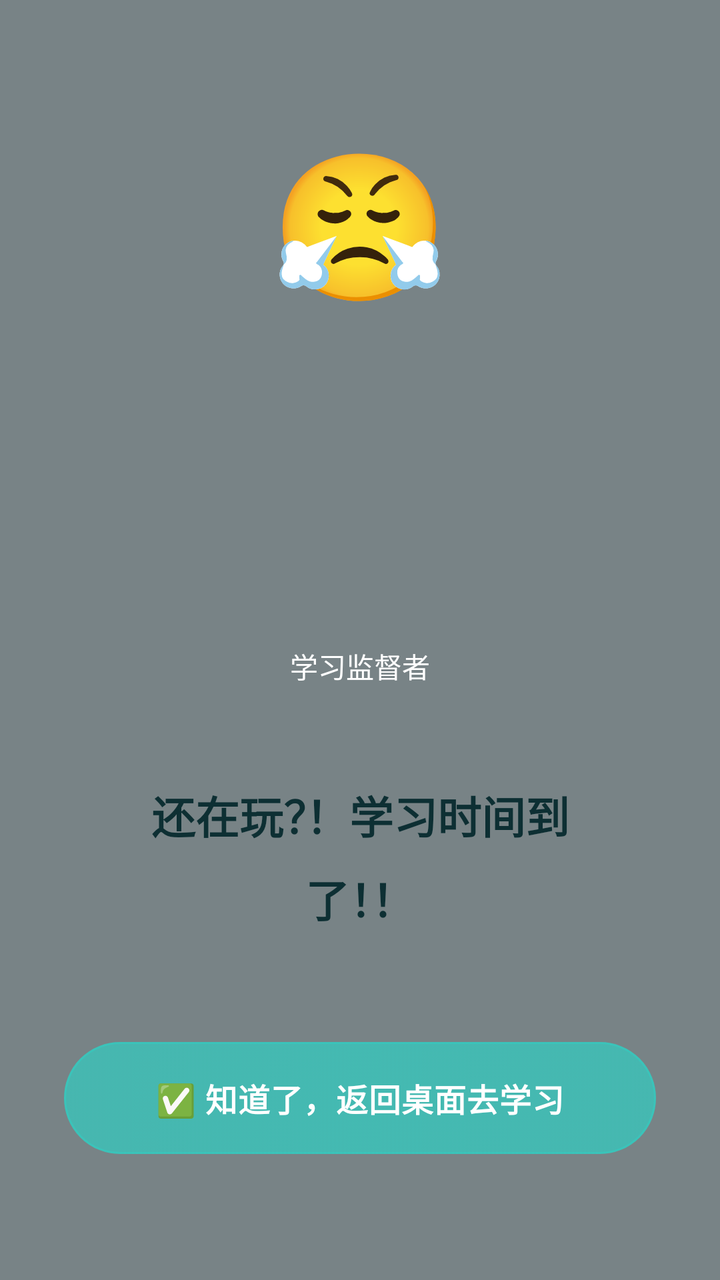
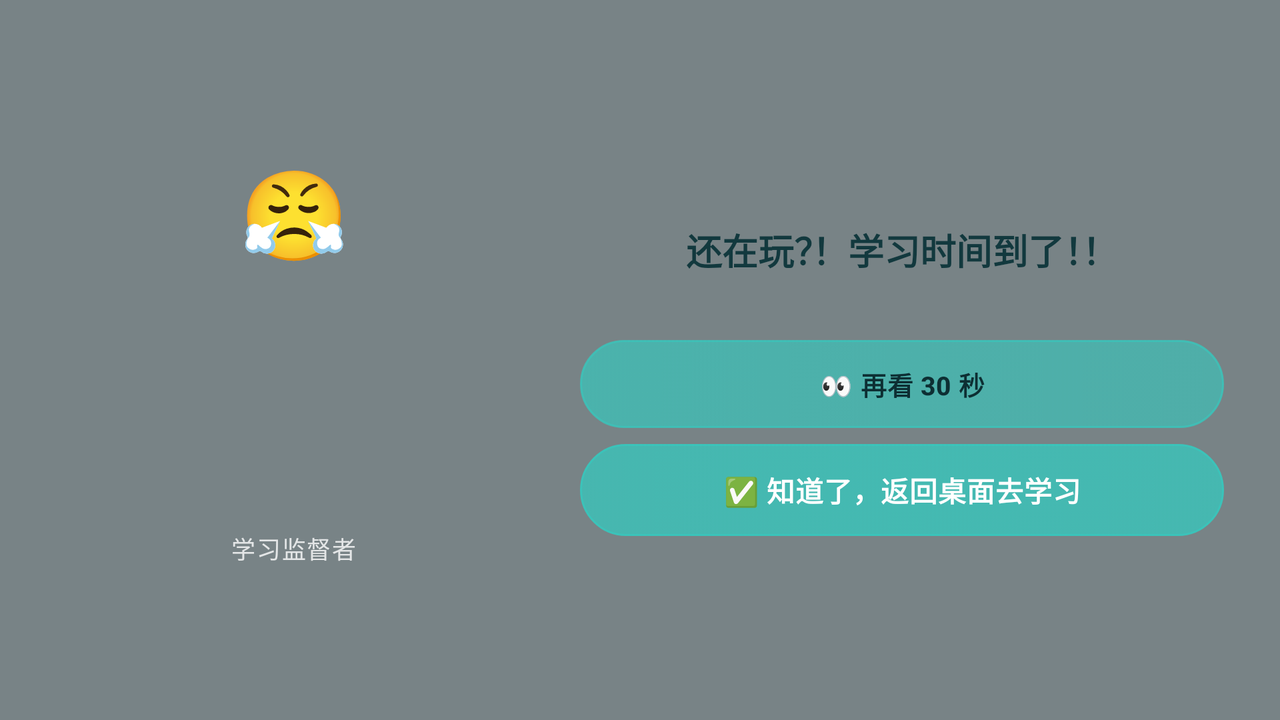

One screen, two layout resources from the same app: the default and the repository's alternative for another configuration. Each is rendered where Android would select it; the XML of both is given below.
<!-- AndroidManifest.xml: application theme Theme.StudyReminder -->
<!-- res/layout/overlay_fullscreen_alert.xml -->
<?xml version="1.0" encoding="utf-8"?>
<FrameLayout xmlns:android="http://schemas.android.com/apk/res/android"
    android:layout_width="match_parent"
    android:layout_height="match_parent"
    android:background="#8A0F2026">

    <LinearLayout
        android:layout_width="match_parent"
        android:layout_height="match_parent"
        android:gravity="center"
        android:orientation="vertical"
        android:padding="32dp">

        <TextView
            android:id="@+id/tv_overlay_emoji"
            android:layout_width="wrap_content"
            android:layout_height="wrap_content"
            android:layout_marginBottom="16dp"
            android:text="😤"
            android:textSize="72sp" />

        <ImageView
            android:id="@+id/iv_overlay_character"
            android:layout_width="140dp"
            android:layout_height="140dp"
            android:layout_marginBottom="8dp"
            android:scaleType="fitCenter"
            android:src="@drawable/ic_character_default" />

        <TextView
            android:id="@+id/tv_overlay_character_name"
            android:layout_width="wrap_content"
            android:layout_height="wrap_content"
            android:layout_marginBottom="24dp"
            android:text="学习监督者"
            android:textColor="@color/white"
            android:textSize="14sp" />

        <androidx.cardview.widget.CardView
            xmlns:app="http://schemas.android.com/apk/res-auto"
            android:layout_width="match_parent"
            android:layout_height="wrap_content"
            android:layout_marginBottom="32dp"
            app:cardBackgroundColor="@android:color/transparent"
            app:cardCornerRadius="26dp"
            app:cardElevation="0dp"
            android:background="@drawable/bg_overlay_glass">

            <TextView
                android:id="@+id/tv_overlay_message"
                android:layout_width="match_parent"
                android:layout_height="wrap_content"
                android:gravity="center"
                android:lineSpacingMultiplier="1.3"
                android:padding="24dp"
                android:text="还在玩？！学习时间到了！！"
                android:textColor="@color/text_primary"
                android:textSize="22sp"
                android:textStyle="bold" />
        </androidx.cardview.widget.CardView>

        <Button
            android:id="@+id/btn_overlay_confirm"
            style="@style/Widget.StudyReminder.Button.Primary"
            android:layout_width="match_parent"
            android:layout_height="56dp"
            android:text="✅ 知道了，返回桌面去学习"
            android:textSize="16sp"
            android:textStyle="bold" />
    </LinearLayout>
</FrameLayout>
<!-- resources referenced by this layout -->
<resources>
  <color name="text_primary">#0D2F33</color>
  <color name="white">#FFFFFF</color>
  <!-- drawable bg_overlay_glass (drawable) -->
  <?xml version="1.0" encoding="utf-8"?>
  <shape xmlns:android="http://schemas.android.com/apk/res/android">
      <corners android:radius="26dp" />
      <gradient
          android:angle="270"
          android:startColor="#D9FFFFFF"
          android:endColor="#A3D9FDFC" />
      <stroke
          android:width="1dp"
          android:color="#A8FFFFFF" />
  </shape>
  <style name="Widget.StudyReminder.Button.Primary" parent="Widget.Material3.Button">
          <item name="android:background">@drawable/bg_primary_button</item>
          <item name="android:textColor">@color/white</item>
          <item name="android:minHeight">50dp</item>
          <item name="android:paddingLeft">18dp</item>
          <item name="android:paddingRight">18dp</item>
          <item name="android:textStyle">bold</item>
          <item name="android:textSize">14sp</item>
          <item name="android:letterSpacing">0.02</item>
          <item name="android:elevation">0dp</item>
          <item name="android:stateListAnimator">@null</item>
      </style>
  <style name="Theme.StudyReminder" parent="Theme.Material3.Dark.NoActionBar">
          <item name="colorPrimary">@color/accent</item>
          <item name="colorPrimaryVariant">@color/accent_dark</item>
          <item name="colorOnPrimary">@color/white</item>
          <item name="colorSecondary">@color/accent_pink</item>
          <item name="colorTertiary">@color/accent_blue</item>
          <item name="colorSurface">@color/card_bg</item>
          <item name="colorSurfaceVariant">@color/card_bg_soft</item>
          <item name="colorOnSurface">@color/text_primary</item>
          <item name="colorOnBackground">@color/text_primary</item>
          <item name="colorOutline">@color/text_tertiary</item>
          <item name="colorOutlineVariant">@color/glass_stroke</item>
          <item name="colorControlActivated">@color/accent</item>
          <item name="android:windowBackground">@color/bg_main</item>
      </style>
  <!-- drawable bg_primary_button (drawable) -->
  <?xml version="1.0" encoding="utf-8"?>
  <selector xmlns:android="http://schemas.android.com/apk/res/android">
      <item android:state_pressed="true" android:drawable="@drawable/bg_primary_button_pressed" />
      <item android:drawable="@drawable/bg_primary_button_normal" />
  </selector>
  <color name="accent">#39C5BB</color>
  <color name="accent_dark">#2AA89F</color>
  <color name="accent_pink">#FF77B7</color>
  <color name="accent_blue">#5FD7FF</color>
  <color name="card_bg">#F8FFFE</color>
  <color name="card_bg_soft">#EDF8F6</color>
  <color name="text_tertiary">#8AABAE</color>
  <color name="glass_stroke">#30FFFFFF</color>
  <color name="bg_main">#F4FAF9</color>
  <!-- drawable bg_primary_button_pressed (drawable) -->
  <?xml version="1.0" encoding="utf-8"?>
  <layer-list xmlns:android="http://schemas.android.com/apk/res/android">
      <item>
          <shape android:shape="rectangle">
              <corners android:radius="28dp" />
              <gradient
                  android:angle="0"
                  android:startColor="#B95CCFD8"
                  android:centerColor="#C46CD8E7"
                  android:endColor="#BC78C8EB" />
              <stroke
                  android:width="1dp"
                  android:color="#D6F7FFFF" />
              <padding
                  android:left="18dp"
                  android:top="14dp"
                  android:right="18dp"
                  android:bottom="14dp" />
          </shape>
      </item>
  
      <item
          android:left="4dp"
          android:top="4dp"
          android:right="4dp"
          android:bottom="30dp">
          <shape android:shape="rectangle">
              <corners android:radius="24dp" />
              <gradient
                  android:angle="270"
                  android:startColor="#88FFFFFF"
                  android:endColor="#0FFFFFFF" />
          </shape>
      </item>
  </layer-list>
  <!-- some entries are left out for length -->
</resources>
<!-- res/layout-land/overlay_fullscreen_alert.xml (the repository's variant of the layout above) -->
<!-- drawn on the phone turned sideways -->
<?xml version="1.0" encoding="utf-8"?>
<FrameLayout xmlns:android="http://schemas.android.com/apk/res/android"
    android:layout_width="match_parent"
    android:layout_height="match_parent"
    android:background="#8A0F2026">

    <LinearLayout
        android:layout_width="match_parent"
        android:layout_height="match_parent"
        android:orientation="horizontal"
        android:gravity="center"
        android:padding="28dp">

        <LinearLayout
            android:layout_width="0dp"
            android:layout_height="wrap_content"
            android:layout_weight="0.85"
            android:orientation="vertical"
            android:gravity="center">

            <TextView
                android:id="@+id/tv_overlay_emoji"
                android:layout_width="wrap_content"
                android:layout_height="wrap_content"
                android:layout_marginBottom="8dp"
                android:text="😤"
                android:textSize="44sp" />

            <ImageView
                android:id="@+id/iv_overlay_character"
                android:layout_width="118dp"
                android:layout_height="118dp"
                android:scaleType="fitCenter"
                android:src="@drawable/ic_character_default" />

            <TextView
                android:id="@+id/tv_overlay_character_name"
                android:layout_width="wrap_content"
                android:layout_height="wrap_content"
                android:layout_marginTop="4dp"
                android:text="学习监督者"
                android:textColor="#CCFFFFFF"
                android:textSize="12sp"
                android:letterSpacing="0.05" />
        </LinearLayout>

        <LinearLayout
            android:layout_width="0dp"
            android:layout_height="wrap_content"
            android:layout_weight="1.15"
            android:layout_marginStart="24dp"
            android:orientation="vertical">

            <androidx.cardview.widget.CardView
                xmlns:app="http://schemas.android.com/apk/res-auto"
                android:layout_width="match_parent"
                android:layout_height="wrap_content"
                app:cardBackgroundColor="@android:color/transparent"
                app:cardCornerRadius="22dp"
                app:cardElevation="0dp"
                android:background="@drawable/bg_overlay_glass">

                <TextView
                    android:id="@+id/tv_overlay_message"
                    android:layout_width="match_parent"
                    android:layout_height="wrap_content"
                    android:gravity="center"
                    android:lineSpacingMultiplier="1.3"
                    android:padding="20dp"
                    android:text="还在玩？！学习时间到了！！"
                    android:textColor="#12393E"
                    android:textSize="18sp"
                    android:textStyle="bold" />
            </androidx.cardview.widget.CardView>

            <Button
                android:id="@+id/btn_overlay_snooze"
                style="@style/Widget.StudyReminder.Button.Secondary"
                android:layout_width="match_parent"
                android:layout_height="44dp"
                android:layout_marginTop="12dp"
                android:text="👀 再看 30 秒"
                android:textSize="13sp" />

            <Button
                android:id="@+id/btn_overlay_confirm"
                style="@style/Widget.StudyReminder.Button.Primary"
                android:layout_width="match_parent"
                android:layout_height="46dp"
                android:layout_marginTop="8dp"
                android:text="✅ 知道了，返回桌面去学习"
                android:textSize="14sp" />
        </LinearLayout>
    </LinearLayout>
</FrameLayout>
<!-- resources referenced by the variant -->
<!-- as the phone turned sideways resolves them -->
<resources>
  <!-- drawable bg_overlay_glass (drawable) -->
  <?xml version="1.0" encoding="utf-8"?>
  <shape xmlns:android="http://schemas.android.com/apk/res/android">
      <corners android:radius="26dp" />
      <gradient
          android:angle="270"
          android:startColor="#D9FFFFFF"
          android:endColor="#A3D9FDFC" />
      <stroke
          android:width="1dp"
          android:color="#A8FFFFFF" />
  </shape>
  <style name="Widget.StudyReminder.Button.Primary" parent="Widget.Material3.Button">
          <item name="android:background">@drawable/bg_primary_button</item>
          <item name="android:textColor">@color/white</item>
          <item name="android:minHeight">50dp</item>
          <item name="android:paddingLeft">18dp</item>
          <item name="android:paddingRight">18dp</item>
          <item name="android:textStyle">bold</item>
          <item name="android:textSize">14sp</item>
          <item name="android:letterSpacing">0.02</item>
          <item name="android:elevation">0dp</item>
          <item name="android:stateListAnimator">@null</item>
      </style>
  <style name="Widget.StudyReminder.Button.Secondary" parent="Widget.Material3.Button">
          <item name="android:background">@drawable/bg_secondary_button</item>
          <item name="android:textColor">@color/text_primary</item>
          <item name="android:minHeight">50dp</item>
          <item name="android:paddingLeft">18dp</item>
          <item name="android:paddingRight">18dp</item>
          <item name="android:textStyle">bold</item>
          <item name="android:textSize">14sp</item>
          <item name="android:letterSpacing">0.02</item>
          <item name="android:elevation">0dp</item>
          <item name="android:stateListAnimator">@null</item>
      </style>
  <style name="Theme.StudyReminder" parent="Theme.Material3.Dark.NoActionBar">
          <item name="colorPrimary">@color/accent</item>
          <item name="colorPrimaryVariant">@color/accent_dark</item>
          <item name="colorOnPrimary">@color/white</item>
          <item name="colorSecondary">@color/accent_pink</item>
          <item name="colorTertiary">@color/accent_blue</item>
          <item name="colorSurface">@color/card_bg</item>
          <item name="colorSurfaceVariant">@color/card_bg_soft</item>
          <item name="colorOnSurface">@color/text_primary</item>
          <item name="colorOnBackground">@color/text_primary</item>
          <item name="colorOutline">@color/text_tertiary</item>
          <item name="colorOutlineVariant">@color/glass_stroke</item>
          <item name="colorControlActivated">@color/accent</item>
          <item name="android:windowBackground">@color/bg_main</item>
      </style>
  <!-- drawable bg_primary_button (drawable) -->
  <?xml version="1.0" encoding="utf-8"?>
  <selector xmlns:android="http://schemas.android.com/apk/res/android">
      <item android:state_pressed="true" android:drawable="@drawable/bg_primary_button_pressed" />
      <item android:drawable="@drawable/bg_primary_button_normal" />
  </selector>
  <color name="white">#FFFFFF</color>
  <!-- drawable bg_secondary_button (drawable) -->
  <?xml version="1.0" encoding="utf-8"?>
  <selector xmlns:android="http://schemas.android.com/apk/res/android">
      <item android:state_pressed="true" android:drawable="@drawable/bg_secondary_button_pressed" />
      <item android:drawable="@drawable/bg_secondary_button_normal" />
  </selector>
  <color name="text_primary">#0D2F33</color>
  <color name="accent">#39C5BB</color>
  <color name="accent_dark">#2AA89F</color>
  <color name="accent_pink">#FF77B7</color>
  <color name="accent_blue">#5FD7FF</color>
  <color name="card_bg">#F8FFFE</color>
  <color name="card_bg_soft">#EDF8F6</color>
  <color name="text_tertiary">#8AABAE</color>
  <color name="glass_stroke">#30FFFFFF</color>
  <color name="bg_main">#F4FAF9</color>
  <!-- some entries are left out for length -->
</resources>
